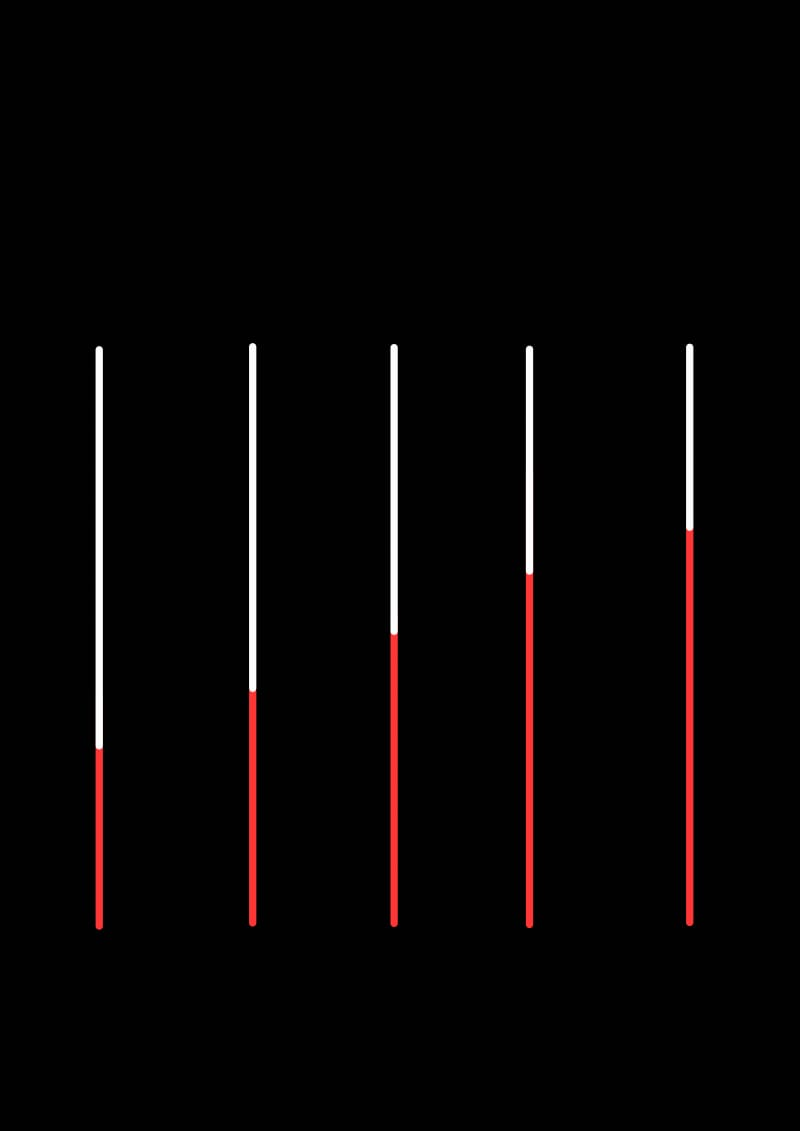
#> input picture PCV/img_01.jpeg, 800 x 1131 px, given in place of the camera
$ python linepipe_minimum.py
#> lines starting #> are read from the running program, lines starting #| are printed output that depends on the picture; after the words box and inside, x2 and y2 are one past the last pixel; in counts of white or black regions, pixels touching at a corner belong together
import cv2
import numpy as np


def main():
  cap = cv2.VideoCapture(0)

  if not cap.isOpened():
    print("Error: Could not open webcam.")
    return

  print("Press 'q' to exit the video stream.")

  tracked_tubes = {}
  alpha_box = 0.2  # Smoothness for the bounding box
  alpha_interface = (
      0.08  # Much heavier smoothing for the interface to stop jitter
  )

  while True:
    ret, frame = cap.read()
#> frame is the input picture: shape (1131, 800, 3); mean B, G, R 4.6, 4.6, 6.9

    if not ret:
      print("Error: Can't receive frame. Exiting ...")
      break

    # 1. Apply Unsharp Masking for maximum clarity
    blurred = cv2.GaussianBlur(frame, (0, 0), 3)
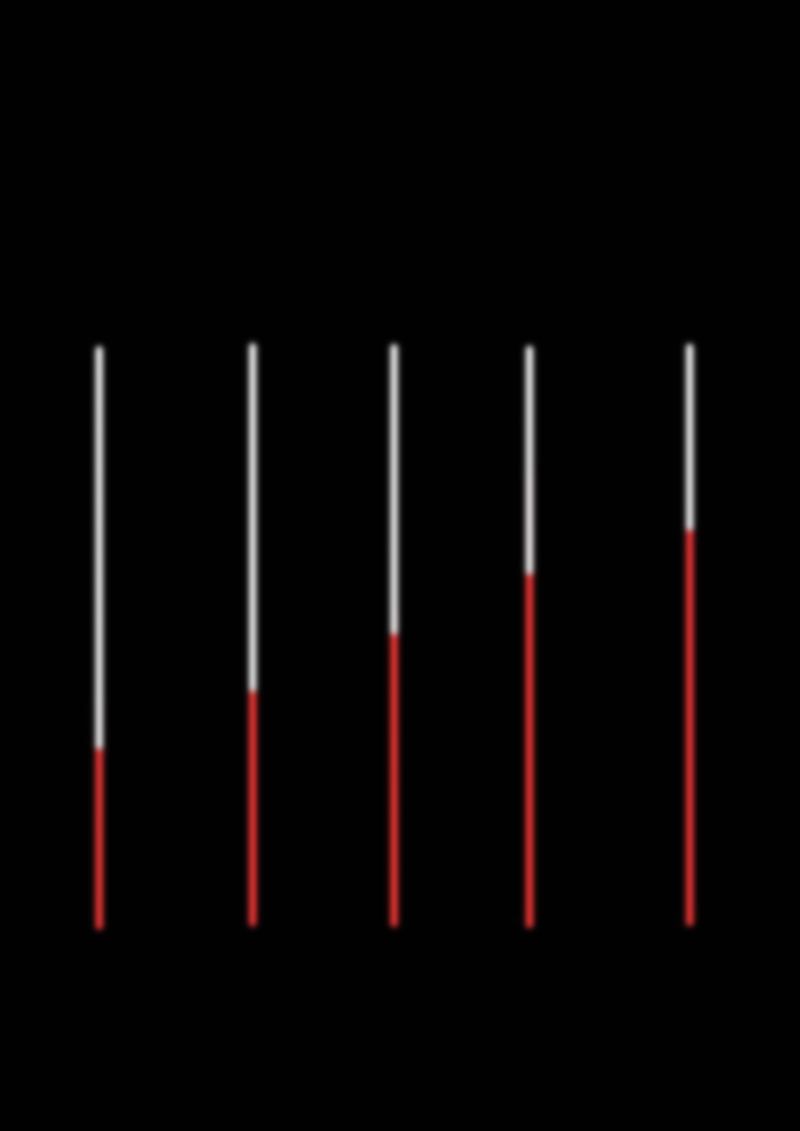
#> blurred: shape (1131, 800, 3); mean B, G, R 4.6, 4.6, 6.9
    sharpened_frame = cv2.addWeighted(frame, 1.8, blurred, -0.8, 0)

    gray = cv2.cvtColor(sharpened_frame, cv2.COLOR_BGR2GRAY)
    hsv = cv2.cvtColor(sharpened_frame, cv2.COLOR_BGR2HSV)
#> hsv: shape (1131, 800, 3); mean H, S, V 2.3, 8.3, 7

    # 2. Detect vertical tube profiles via edges
    edges = cv2.Canny(gray, 50, 150)
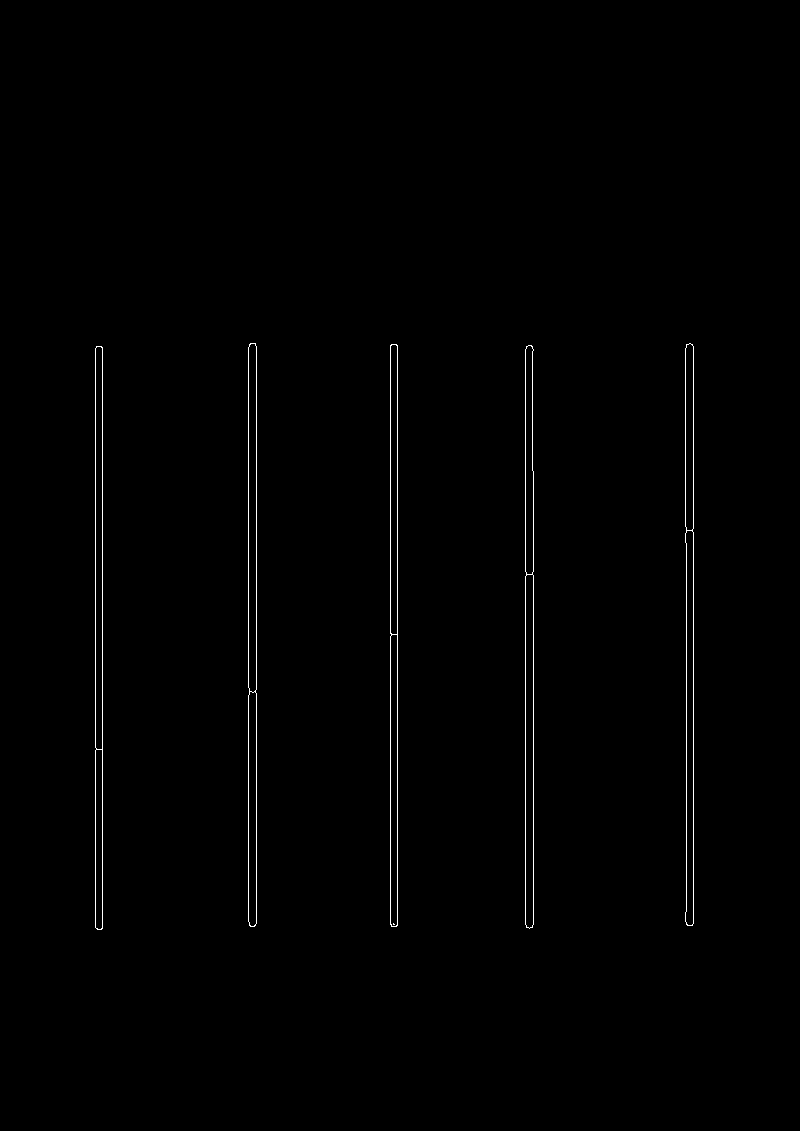
#> edges: shape (1131, 800); 0.65% white in thin lines or dots, all inside (x1, y1, x2, y2) = (95, 343, 694, 930)
    contours, _ = cv2.findContours(
        edges, cv2.RETR_EXTERNAL, cv2.CHAIN_APPROX_SIMPLE
    )
#> contours = 5 contours; box (x1, y1, x2, y2) and area: (248, 343, 257, 927) 4640, (525, 345, 534, 929) 4516, (685, 343, 694, 926) 4262, (95, 346, 103, 930) 4074, (390, 344, 398, 927) 4069

    current_detected_tubes = []

    for cnt in contours:
      x, y, w, h = cv2.boundingRect(cnt)
      # Filter for long, thin vertical structures
      if h > 100 and w < 25:
        current_detected_tubes.append((x, y, w, h))
#> this loop made 5 passes
#> (x, y, w, h) on passes 1 to 5: (95, 346, 8, 584), (525, 345, 9, 584), (390, 344, 8, 583), (685, 343, 9, 583), (248, 343, 9, 584)
#> after the loop, current_detected_tubes = [(95, 346, 8, 584), (525, 345, 9, 584), (390, 344, 8, 583), (685, 343, 9, 583), (248, 343, 9, 584)]

    updated_tubes = {}
    for x, y, w, h in current_detected_tubes:
      matched_id = None
      for tid, data in tracked_tubes.items():
        ox, oy, _, _ = data["box"]
        if abs(x - ox) < 30 and abs(y - oy) < 30:
          matched_id = tid
          break

      if matched_id is None:
        matched_id = len(tracked_tubes) + len(updated_tubes)

      # Smooth bounding box coordinates
      if matched_id in tracked_tubes:
        ox, oy, ow, oh = tracked_tubes[matched_id]["box"]
        smooth_x = int(alpha_box * x + (1 - alpha_box) * ox)
        smooth_y = int(alpha_box * y + (1 - alpha_box) * oy)
        smooth_w = int(alpha_box * w + (1 - alpha_box) * ow)
        smooth_h = int(alpha_box * h + (1 - alpha_box) * oh)
      else:
        smooth_x, smooth_y, smooth_w, smooth_h = x, y, w, h

      # Draw tube box
      cv2.rectangle(
          sharpened_frame,
          (smooth_x, smooth_y),
          (smooth_x + smooth_w, smooth_y + smooth_h),
          (255, 255, 255),
          1,
      )

      # 3. Advanced Multi-Channel Interface Analysis inside the tube ROI
      tube_roi = hsv[
          smooth_y : smooth_y + smooth_h, smooth_x : smooth_x + smooth_w
      ]
      interface_global_y = smooth_y + int(smooth_h / 2)  # Fallback middle

      if tube_roi.size > 0:
        row_hue = np.mean(tube_roi[:, :, 0], axis=1)
        row_sat = np.mean(tube_roi[:, :, 1], axis=1)
        row_val = np.mean(tube_roi[:, :, 2], axis=1)

        if len(row_val) > 15:
          grad_h = np.gradient(row_hue)
          grad_s = np.gradient(row_sat)
          grad_v = np.gradient(row_val)

          combined_gradient = (
              np.abs(grad_v) + (0.5 * np.abs(grad_s)) + (0.5 * np.abs(grad_h))
          )

          margin = int(len(combined_gradient) * 0.1)
          if len(combined_gradient) > (2 * margin + 5):
            inner_gradient = combined_gradient[margin:-margin]
            interface_local_y = np.argmax(inner_gradient) + margin
            interface_global_y = smooth_y + interface_local_y

          # Apply specialized heavy smoothing to the interface line
          if matched_id in tracked_tubes:
            prev_iy = tracked_tubes[matched_id]["interface_y"]
            # Only update if the change is significant enough, otherwise lock it down
            if abs(interface_global_y - prev_iy) > 1:
              interface_global_y = int(
                  alpha_interface * interface_global_y
                  + (1 - alpha_interface) * prev_iy
              )
            else:
              interface_global_y = prev_iy

      # Draw precise interface marker line (Cyan)
      cv2.line(
          sharpened_frame,
          (smooth_x - 6, interface_global_y),
          (smooth_x + smooth_w + 6, interface_global_y),
          (0, 255, 255),
          2,
      )

      cv2.putText(
          sharpened_frame,
          "Interface",
          (smooth_x + smooth_w + 8, interface_global_y + 4),
          cv2.FONT_HERSHEY_SIMPLEX,
          0.4,
          (0, 255, 255),
          1,
      )

      updated_tubes[matched_id] = {
          "box": [smooth_x, smooth_y, smooth_w, smooth_h],
          "interface_y": interface_global_y,
      }
#> this loop made 5 passes
#> (x, y, w, h, smooth_x, smooth_y, smooth_w, smooth_h) on passes 1 to 5: (95, 346, 8, 584, 95, 346, 8, 584), (525, 345, 9, 584, 525, 345, 9, 584), (390, 344, 8, 583, 390, 344, 8, 583), (685, 343, 9, 583, 685, 343, 9, 583), (248, 343, 9, 584, 248, 343, 9, 584)
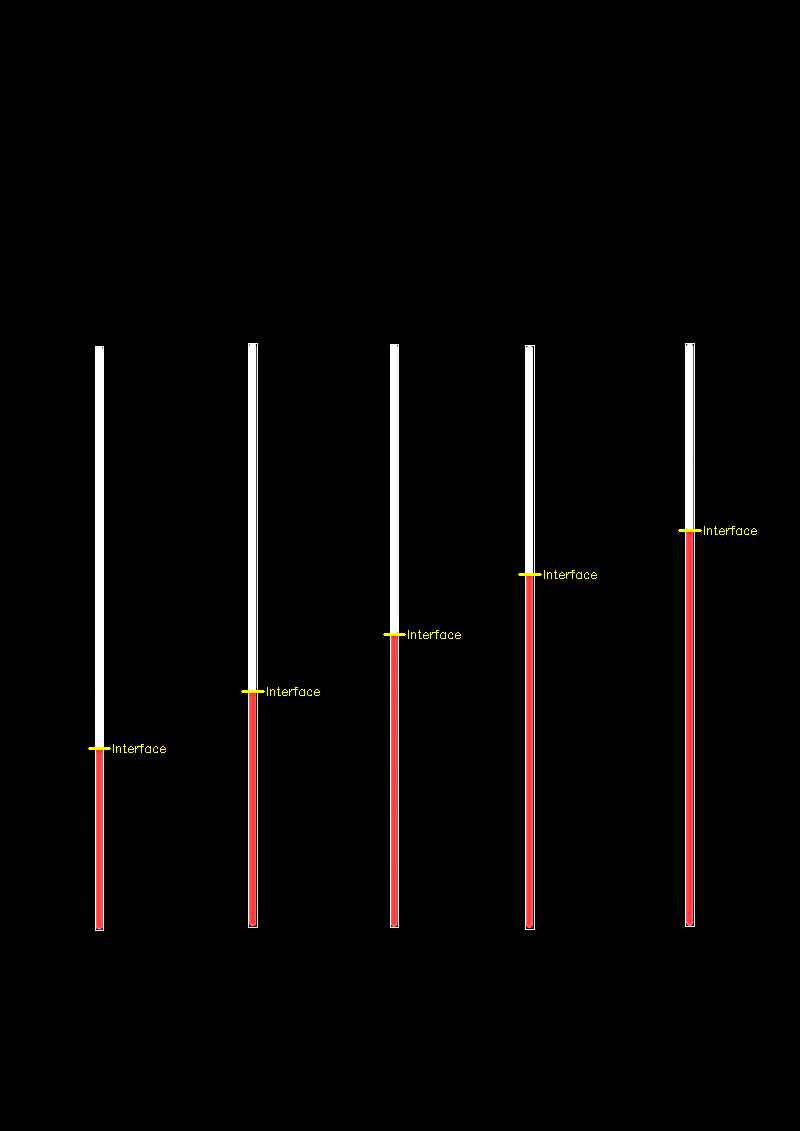
#> sharpened_frame: shape (1131, 800, 3); mean B, G, R 6.3, 6.6, 8.7
#> after the loop, updated_tubes = 5 items

    tracked_tubes = updated_tubes
#> tracked_tubes = 5 items

    cv2.imshow("Stable Interface Detector", sharpened_frame)

    if cv2.waitKey(1) & 0xFF == ord("q"):
#> (key q is pressed here)
      break

  cap.release()
  cv2.destroyAllWindows()


if __name__ == "__main__":
  main()
